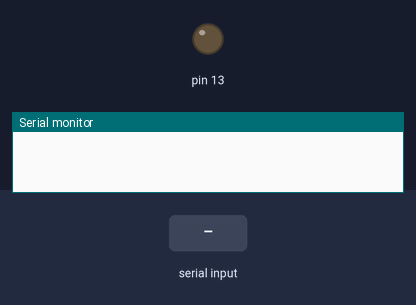
Simulated run of this sketch. Board: Arduino Uno, built with avr-gcc and run on an emulated ATmega328P. Shown: output pins drawn as LEDs (lit = HIGH), the last lines printed to the serial monitor. Inputs (shaded band) come from the test bench.

Above: at 1.2 s.
1.3 s: "start" received over Serial
At 2.3 s:
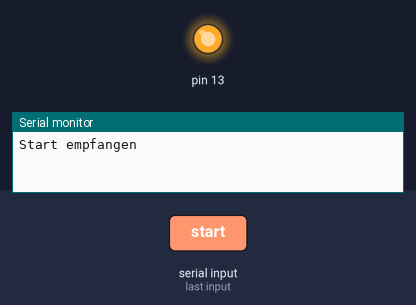
2.8 s: "stopp" received over Serial
At 3.4 s:
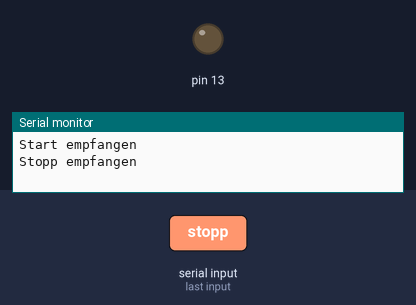
Timing chart, 0 to 5.8 s (numbered marks = the images above; inputs shaded):
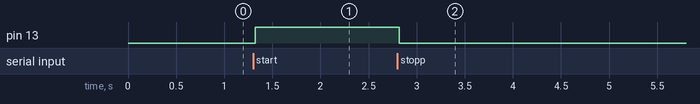

The sketch:

lightswitch2.0.ino
```cpp
#define MAXSTRING 20
char inString[MAXSTRING+1]; // Space for the string plus Nullbyte
char newString[MAXSTRING+1];
byte index = 0;

void setup()
{
  Serial.begin(9600);
  pinMode(13, OUTPUT);
}

void loop()
{
  while (Serial.available() > 0 && index < MAXSTRING) {
    inString[index] = Serial.read();
    inString[index+1] = '\0';
    index++;
    delay(4);
  }

  if ( index != 0 ) {
    strcpy( newString, inString );
    if ( !strcmp(newString, "start") ) {
      Serial.write("Start empfangen\n");
      digitalWrite(13, HIGH);   // set the LED on
      index = 0;
    }

    else if ( !strcmp(newString, "stopp") ) {
      Serial.write("Stopp empfangen\n");
      digitalWrite(13, LOW);   // set the LED off
      index = 0;
    }

    else if ( !strcmp(newString, "light_on\n") )
    {
      digitalWrite(13, HIGH);
      index = 0;
    }

     else if ( !strcmp(newString, "light_off\n") )
     {
       digitalWrite(13, LOW);
       index = 0;
     }

    else
    {
     index = 0;
     Serial.write("Falsche Eingabe!\n");
     Serial.write(newString);
    }
  }
}
```

Measured:
- after the input at 1.3 s, pin 13: LOW → HIGH at once
- after the input at 2.8 s, pin 13: HIGH → LOW at once
